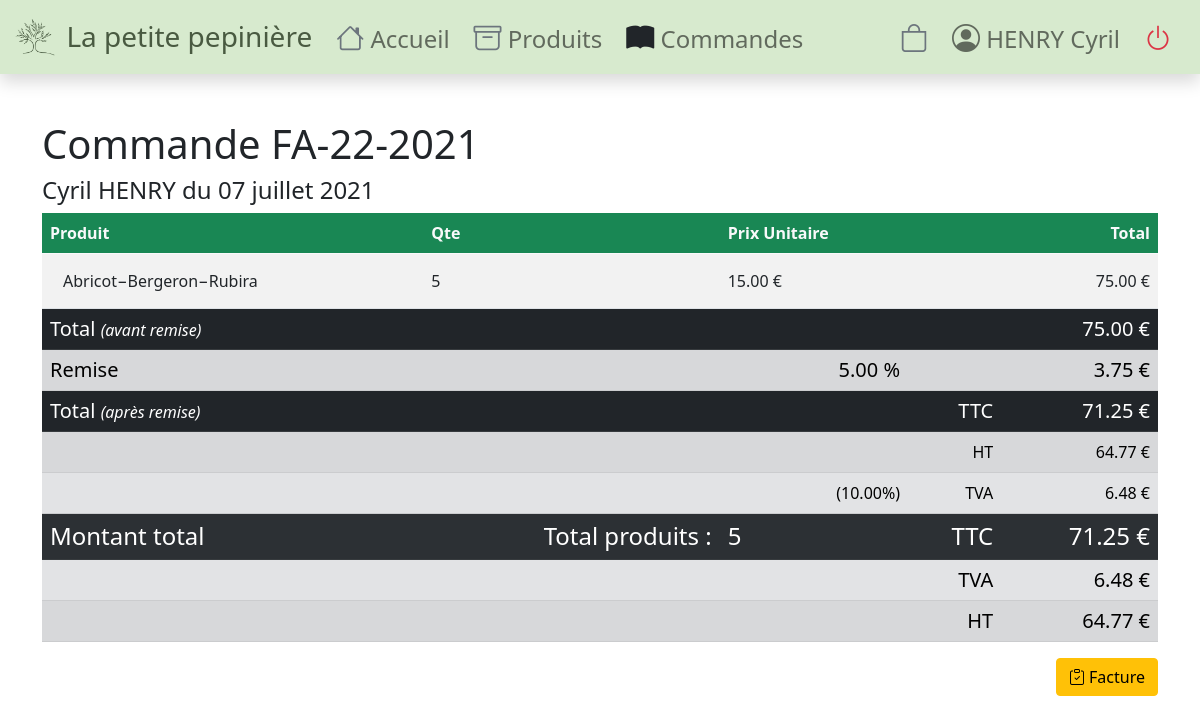
The app's page /order/detail/22 (signed in) with its own data.
### order/models.py (models this page shows, shortened)
class Client(models.Model):
    objects = models.Manager()
    nom = models.CharField(max_length=250, db_index=True, null=False, blank=False)
    prenom = models.CharField(max_length=250, db_index=True, null=False, blank=False)
    adresse = models.TextField(blank=True)
    cp = models.CharField(max_length=5, blank=True)
    ville = models.CharField(max_length=250, blank=True)
    tel = models.CharField(max_length=20, blank=True)
    mail = models.CharField(max_length=250, blank=False)
    commentaire = models.TextField(blank=True)
    remise = models.DecimalField(max_digits=5, decimal_places=2, default=0, blank=True)
    user = models.ForeignKey(User, related_name='client', on_delete=models.SET_NULL, blank=True, null=True)

class Commande(models.Model):
    objects = models.Manager()
    date = models.DateTimeField(auto_now_add=True)
    client = models.ForeignKey(Client, related_name='commande', on_delete=models.CASCADE)
    remise = models.DecimalField(max_digits=5, decimal_places=2, default=0)
    statut = models.ForeignKey(Statut, related_name='commande', on_delete=models.CASCADE)
    total = models.DecimalField(max_digits=10, decimal_places=2, default=0)
    date_update = models.DateTimeField(auto_now=True)
    tva = models.DecimalField(max_digits=10, decimal_places=2, default=10.00, blank=True)
    frais = models.ForeignKey(Frais, related_name='commande', on_delete=models.SET_NULL, blank=True, null=True)
    fdp = models.DecimalField(max_digits=8, decimal_places=2, default=0)

class Cartdb(models.Model):
    objects = models.Manager()
    produit = models.ForeignKey(Produit, related_name='cartdb', on_delete=models.CASCADE)
    qte = models.IntegerField(default=1)
    prix = models.DecimalField(max_digits=10, decimal_places=2, default=15.00)
    commande = models.ForeignKey(Commande, related_name='cartdb', on_delete=models.CASCADE)
    total_line = models.DecimalField(max_digits=10, decimal_places=2, default=15.00)

### onlineshop/models.py (models this page shows, shortened)
class Produit(models.Model):
    objects = models.Manager()
    espece = models.ForeignKey(Espece, related_name='produits', on_delete=models.CASCADE)
    variete = models.ForeignKey(Variete, related_name='produits', on_delete=models.CASCADE)
    portegreffe = models.ForeignKey(PorteGreffe, related_name='produits', on_delete=models.CASCADE)
    spec = models.ForeignKey(Spec, related_name='produits', on_delete=models.CASCADE, blank=True, null=True)
    nom = models.CharField(max_length=200, db_index=True)
    slug = models.SlugField(max_length=200, db_index=True)
    description = models.TextField(blank=True)
    prix = models.DecimalField(max_digits=10, decimal_places=2, default=15.00)
    stock = models.IntegerField(default=0)
    stock_bis = models.IntegerField(default=0)
    available = models.BooleanField(default=True)
    class Meta:
        ordering = ('nom',)
        index_together = (('id', 'slug'),)
        verbose_name = 'produit'
        verbose_name_plural = 'produits'
    def get_absolute_url(self):
        return reverse('onlineshop:produit_detail', args=[self.id, self.slug])

### order/views.py (the view)
# urls.py: path('detail/<int:id>', views.order_detail, name='order_detail'),
@login_required
def order_detail(request, id):
    commande = get_object_or_404(Commande, id=id)
    orders = Cartdb.objects.filter(commande=commande)
    frais_commandes = Frais.objects.all().order_by('prix')
    frais = commande.frais
    total_commande = 0
    qte_commande = 0
    for order in orders:
        qte_commande += order.qte
        total_commande += order.total_line
    remise_montant = total_commande * commande.remise / 100
    total_post_remise = total_commande - remise_montant
    total_ht_post_remise = total_post_remise / (1 + (commande.tva / 100))
    tva_post_remise = total_ht_post_remise * commande.tva / 100
    if frais is not None:
        frais_tva = frais.tva
        frais_commande = frais.prix
        frais_ht = frais_commande / (1 + (frais_tva / 100))
        tva_frais = frais_ht * frais_tva / 100
    else:
        frais = Frais.objects.get(nom="Aucun frais")
        frais_commande = 0
        frais_ht = 0
        tva_frais = 0
        frais_tva = 0
    total_global = total_post_remise + frais_commande
    total_global_tva = tva_frais + tva_post_remise
    total_global_ht = frais_ht + total_ht_post_remise
    context = {
        'commande': commande,
        'orders': orders,
        'remise_montant': remise_montant,
        'total_post_remise': total_post_remise,
        'total_ht_post_remise': total_ht_post_remise,
        'tva_post_remise': tva_post_remise,
        'frais_commande': frais_commande,
        'frais_ht': frais_ht,
        'tva_frais': tva_frais,
        'frais_tva': frais_tva,
        'frais_commandes': frais_commandes,
        'frais_id': frais,
        'total_global': total_global,
        'total_global_tva': total_global_tva,
        'total_global_ht': total_global_ht,
        'order_qte': qte_commande,
    }
    return render(request, 'order/detail.html', context)

### pepiniere/templates/order/detail.html (shortened to what this page needs)
{% extends "onlineshop/base.html" %}
{% load static %}
{% load i18n %}
{% block content %}
{% with client=commande.client %}
{% language 'fr' %}
<h1>Commande FA-{{ commande.id }}-{{ commande.date|date:'Y' }}</h1><h4>{{ client.prenom }} {{ client.nom }} du {{ commande.date|date:'d F Y' }}</h4>
{% endlanguage %}
{% endwith %}
<table class="table table-striped table-hover">
        {% if commande.statut.nom == "Annulée" %}
        <thead class="bg-secondary text-black">
        {% elif commande.statut.nom == "Terminée" %}
        <thead class="bg-success text-light">
        {% elif commande.statut.nom == "Validée" %}
        <thead class="bg-primary text-light">
        {% else %}
        <thead class="bg-warning">
        {% endif %}
        <tr>
            <th class="text-left">Produit</th>
            <th>Qte</th>
            <th>Prix Unitaire</th>
            {% if commande.statut.nom == "Annulée" or commande.statut.nom == "Validée" or commande.statut.nom == "Terminée" %}
            <th colspan="3" class="text-end">Total</th>
            {% else %}
            <th class="" colspan="3">Total</th>
            {% endif %}
        </tr>
    </thead>
    <tbody>
    {% for item in orders %}
    {% with produit=item.produit %}
    <tr>
        <td class="align-middle">
            <a class="btn" href="{{ produit.get_absolute_url }}">{{ produit.nom }}</a>
        </td>
        <form class="was-validated" method="post" name="qteForm{{ item.id }}" id="qteForm{{ item.id }}" action="{% url 'order:order_update_qte_prix' item.id %}" onSubmit="return checkform({{ produit.stock_bis }}, {{ item.id }})">
        <td class="align-middle">
            {% if commande.statut.nom == "Annulée" or commande.statut.nom == "Terminée" %}
                <span class="">{{ item.qte }}</span>
            {% endif %}
        </td>
        <td class="align-middle">
            {% if commande.statut.nom == "Annulée" or commande.statut.nom == "Terminée" %}
                <span class="">{{ item.prix }} €</span>
            {% else %}
            <span class="input-symbol-euro">
                <input type="text" name="prix" value="{{ item.prix|floatformat:'2' }}" min="1" step="1" required id="id-prix-{{ item.id }}" class="form-control" width="95" style="width:95px;" />
            </span>
                {% csrf_token %}
                <input type="submit" hidden />
            {% endif %}
        </td>
        </form>
        {% if commande.statut.nom == "Annulée" or commande.statut.nom == "Terminée" %}
        <td class="align-middle text-end" colspan="3">{{ item.total_line }} €</td>
        {% endif %}
    </tr>
    {% endwith %}
    {% endfor %}
    <tr class="table-dark h5">
        <td colspan="2" class="text-start">Total{% if remise_montant > 0 %} <span class="fs-6 fst-italic">(avant remise)</span>{% endif %}</td>
        <td colspan="4" class="num text-end" id="total_avant_remise">{{ commande.total }} €</td>
    </tr>
    {% if remise_montant > 0 or commande.statut.nom == "En cours" %}
    <tr class="table-secondary h5 align-middle">
        <td colspan="2" class="text-start">Remise</td>
        {% if commande.statut.nom == "Annulée" or commande.statut.nom == "Validée" or commande.statut.nom == "Terminée" %}
        <td class="num text-end">{{ commande.remise }} %</td>
        <td></td>
        {% endif %}
        <td colspan="2" class="num text-end align-center" id="td_remise_montant">{{ remise_montant|floatformat:2 }} €</td>
    </tr>
    <tr class="table-dark h5">
        <td>Total <span class="fs-6 fst-italic">(après remise)</span></td>
        <td colspan="3" class="text-end">TTC</td>
        <td colspan="2" class="num text-end" id="td_total_post_remise">{{ total_post_remise|floatformat:2 }} €</td>
    </tr>
    {% endif %}
    <tr class="table-secondary">
        <td colspan="4" class="text-end">HT</td>
        <td colspan="2" class="num text-end" id="td_ht_post_remise">{{ total_ht_post_remise|floatformat:2 }} €</td>
    </tr>
    <tr class="table-secondary">
        <td colspan="3" class="text-end">({{ commande.tva }}%)</td>
        <td class="text-end">TVA</td>
        <td colspan="2" class="num text-end" id="td_tva_post_remise">{{ tva_post_remise|floatformat:2 }} €</td>
    </tr>
    <tr class="table-dark h4">
        <td class="text-start">Montant total</td>
        <td class="text-end">Total produits : </td>
        <td class="text-start">{{ order_qte }}</td>
        <td class="text-end">TTC</td>
        <td colspan="2" class="num text-end" id="td_total_global">{{ total_global|floatformat:2 }} €</td>
    </tr>
    <tr class="table-secondary h5">
        <td colspan="3" class="text-start"></td>
        <td class="text-end">TVA</td>
        <td colspan="2" class="num text-end" id="td_total_global_tva">{{ total_global_tva|floatformat:2 }} €</td>
    </tr>
    <tr class="table-secondary h5">
        <td colspan="3" class="text-start"></td>
        <td class="text-end">HT</td>
        <td colspan="2" class="num text-end" id="td_total_global_ht">{{ total_global_ht|floatformat:2 }} €</td>
    </tr>
    </tbody>
</table>
<div class="d-grid gap-2 d-md-flex justify-content-md-end">
    {% if commande.statut.nom == "Terminée" or commande.statut.nom == "Validée"%}
        <div class="col-md-auto"><a target="_blank" href="{% url 'order:order_print' commande.id %}?download=1&mode=1" class="btn btn-warning"><i class="bi bi-clipboard-check"></i> Facture</a></div>
    {% endif %}
</div>
{% endblock %}

### pepiniere/templates/onlineshop/base.html (shortened to what this page needs)
<!DOCTYPE html>
{% load static %}
<html lang="fr">
<head>
    <link rel="stylesheet" href="{% static 'css/bootstrap-icons.css' %}" />
    <link rel="stylesheet" href="{% static 'css/bootstrap.min.css' %}">
    <link rel="stylesheet" href="{% static 'css/style.css' %}" />
</head>
<body>
    <div aria-live="polite" aria-atomic="true" class="bg-dark position-relative bd-example-toasts" id="toastAjax">
        <div class="toast-container position-absolute p-3 top-0 end-0" id="toastPlacementAjax">
        </div>
    </div>
    <nav class= "navbar navbar-expand-lg navbar-light justify-content-between fixed-top shadow bgheader" aria-label="Menu">
        <div class="container-fluid">
            <a href="/" class="navbar-brand fs-3" style="color:#495a41;"><img class="img-fluid" src="{% static 'img/logov2.png' %}" height="40" /> La petite pepinière</a>
            <div class="navbar-collapse collapse" id="navbar">
                <ul class="navbar-nav flex-row flex-wrap bd-navbar-nav pt-2 py-md-0" id="navBarLeft">
                    {% if request.user.is_authenticated %}
                    <li class="nav-item pe-2"><a class="nav-link fs-4" href="/" aria-describedby="tooltip"><i class="{% if request.path == '/' %} text-dark bi-house-fill {% else %}text-secondary bi-house {% endif %} fs-3"></i> Accueil</a></li>
                    <li id="product-btn" class="nav-item pe-2"><a class="nav-link fs-4" href="{% url 'onlineshop:produit_list' %}"><i class="{% if '/produit/' in request.path  %} text-dark bi-archive-fill {% else %}text-secondary bi-archive{% endif %} fs-3"></i> Produits</a></li>
                    <li id="order-btn" class="nav-item pe-2"><a class="nav-link fs-4" href="{% url 'order:order_list' %}"><i class="{% if '/order/' in request.path  %} text-dark bi-book-fill {% else %}text-secondary bi-book {% endif %} fs-3"></i> Commandes</a></li>
                </ul>
                <ul class="navbar-nav flex-row flex-wrap ms-md-auto"  id="navBarRight">
                    <li class="nav-item pe-2">
                        {% if 'cart' in request.session %}
                        <a href="/cart/" class="nav-link fs-4" id="cartLink">
                            <i class="{% if '/cart/' in request.path  %} text-dark bi-bag-fill {% else %}text-secondary bi-bag {% endif %} fs-3 strong"></i>
                            {% if request.session.cart|length > 0 %}
                            <span class='badge badge-warning' id='lblCartCount'> {{ request.session.cart|length }} </span>
                            {% else %}
                            <span class='badge badge-warning' id='lblCartCount'></span>
                            {% endif %}
                            <span class="textCart">Panier</span>
                        </a>
                        {% else %}
                        <a class="nav-link fs-4" href="/" id="cartLink">
                            <i class="bi-bag text-muted fs-3"></i>
                        </a>
                        {% endif %}
                    </li>
                    {% endif %}
                    {% if request.user.is_authenticated %}
                    <li class="nav-item pe-2">
                        <a class="nav-link fs-4" href="/"><i class="bi bi-person-circle fs-3"></i> <span>{{ user.client.all.0.nom }} {{ user.client.all.0.prenom }}</span></a>
                    </li>
                    {% endif %}
                    <li class="nav-item pe-2">
                    {% if request.user.is_authenticated %}
                        <a id="logout_btn" class="nav-link fs-4" href="/account/logout">
                            <i class="bi-power text-danger fs-3"></i>
                        </a>
                        {% else %}
                        <a id="login_btn" class="nav-link fs-4" href="/account/login">
                            <i class="bi-power text-success fs-3"></i>
                            <span class="textConnect">Connexion</span>
                        </a>
                    {% endif %}
                    </li>
                </ul>
            </div>
        </div>
    </nav>
    <div class="container py-5">
    <div id="content">
        {% block content %}{% endblock %}
    </div>
</div>
</body>
</html>

### onlineshop/static/css/style.css (style rules this page uses)
body { padding-top:4.5em; }
.bgheader { background:#D7EACE; }
.navbar-brand img { height: 2.5rem!important; }

### records on screen
Commande: id "22", date "2021", date "07 juillet 2021", total "75.00", remise "5.00", tva "10.00"
Client: prenom "Cyril", nom "HENRY"
Cartdb: produit.nom "Abricot−Bergeron−Rubira", qte "5", prix "15.00", total_line "75.00"

### other values on screen
{{ user.client.all.0.nom }} "HENRY"
{{ user.client.all.0.prenom }} "Cyril"
{{ remise_montant|floatformat:2 }} "3.75"
{{ total_post_remise|floatformat:2 }} "71.25"
{{ total_ht_post_remise|floatformat:2 }} "64.77"
{{ tva_post_remise|floatformat:2 }} "6.48"
{{ order_qte }} "5"
{{ total_global|floatformat:2 }} "71.25"
{{ total_global_tva|floatformat:2 }} "6.48"
{{ total_global_ht|floatformat:2 }} "64.77"
